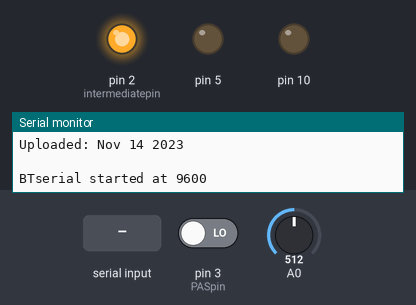
A sketch run on a simulated Arduino Uno, built with avr-gcc and run on an emulated ATmega328P. Parts: output pins drawn as LEDs (lit = HIGH), the last lines printed to the serial monitor. The test bench sets the inputs (shaded band); at power-on: A0 = 512, pin 3 (PASpin) LOW.

Above: at 1.2 s.
1.3 s: "i" received over the second serial link
At 2.2 s:
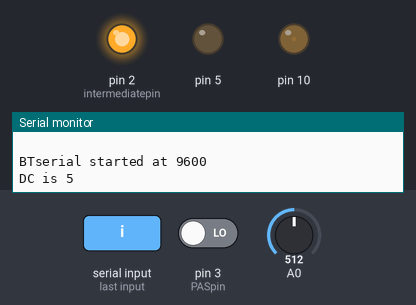
2.8 s: A0 set to 46
4.3 s: A0 set to 38
At 5.5 s:
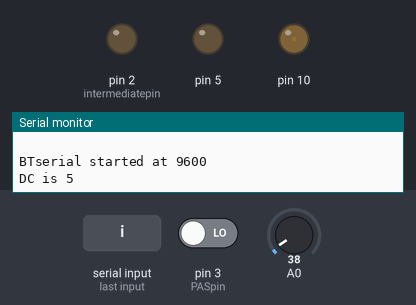
5.8 s: "s" received over the second serial link
At 6.9 s:
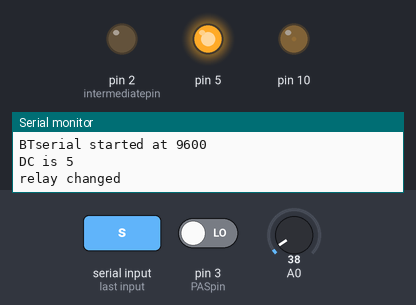
7.3 s: "d" received over the second serial link
At 8.0 s:
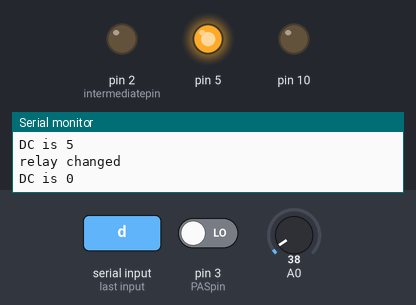
8.8 s: A0 set to 122
At 9.2 s:
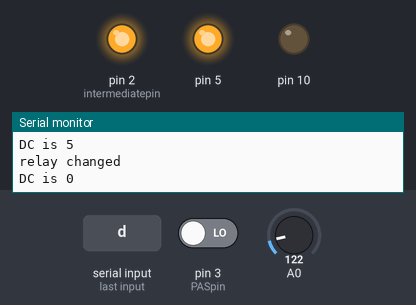
Timing chart, 0 to 11.3 s (numbered marks = the images above; inputs shaded):
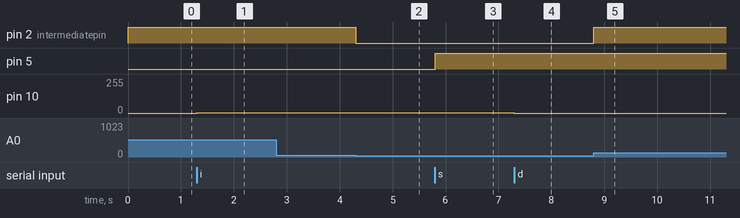

Measured:
- the behaviour switches between 41 and 40 on A0 (found by bisection; images 1 and 2)
- after the input at 1.3 s, pin 10: 0/255 → 1/255 at once
- after the input at 2.8 s, every drawn part: stays the same
- after the input at 4.3 s, pin 2 (intermediatepin): HIGH → LOW at once
- after the input at 5.8 s, pin 5: LOW → HIGH at once
- after the input at 7.3 s, pin 10: 1/255 → 0/255 at once
- after the input at 8.8 s, pin 2 (intermediatepin): LOW → HIGH at once

The sketch:

main.ino
```cpp
//PWM lib (uses pin 9 and 10)
#include <TimerOne.h>

//BLE lib
#include <SoftwareSerial.h>
SoftwareSerial HM10(8, 7);


// Pin setup
// D5 is and output pin for the relay - HIGH is on, LOW is off
// D7 goes to a Voltage divider to get 3.3V then RXD on the HM-10
// D8 goes directly to TXD on HM-10
// D10 PWM

char c = ' ';
boolean NL = true;

char appData;
String inData = "";

int speed = 0;
int DC = 0;
bool relay = false;


// PAS setup
const int PASpin = 3;  // Replace with the appropriate pin number
const int intermediatepin = 2;

volatile unsigned long pulseStartTime = 0;
volatile unsigned long prevpulseStartTime = 0;
volatile unsigned long pulseEndTime = 0;
volatile boolean pulseDetected = false;
unsigned long pulseDuration = 0;

const int lowPWMValue = 50;    // (.835 V)
const int highPWMValue = 200;  // (3.64V)


void setup() {
  // BLE setup
  Serial.begin(9600);
  Serial.print("Sketch:   ");
  Serial.println(__FILE__);
  Serial.print("Uploaded: ");
  Serial.println(__DATE__);
  Serial.println(" ");

  HM10.begin(9600);
  Serial.println("BTserial started at 9600");

  // Emergency stop
  pinMode(5, OUTPUT);

  //PWM
  pinMode(10, OUTPUT);
  // Needs testing, but should use 20kHz instead of 100kHz
  Timer1.initialize(50);  // Frequency, 100us = 10khz, 10 >>>------> 100KHz

  // PAS pin init
  pinMode(A0, INPUT);
  pinMode(intermediatepin, OUTPUT);

  pinMode(PASpin, INPUT);
  attachInterrupt(digitalPinToInterrupt(PASpin), handleInterrupt, RISING);
  // Serial.begin(9600);
}


void loop() {

  bool currval = an2dig();

  if (pulseDetected) {
    //unsigned long pulseEndTime = micros();
    unsigned long pulseDuration = pulseStartTime - prevpulseStartTime;

    unsigned long frequencyx1000 = 1000000000.0 / (12.000 * pulseDuration);  // Calculate frequency in Hz
    Serial.print("\nFreq: ");
    Serial.println(frequencyx1000);

    int mappedValue = map(frequencyx1000, 0, 2000, highPWMValue, lowPWMValue);  // Map frequency to 0-100 range
    if (mappedValue < lowPWMValue) {
      mappedValue = lowPWMValue;
    }

    Serial.print("Mapped value: ");
    Serial.println(mappedValue);

    prevpulseStartTime = pulseStartTime;
    pulseDetected = false;
  }


  // Read from the Bluetooth module and send to the Arduino Serial Monitor
  HM10.listen();  // listen the HM10 port

  while (HM10.available() > 0) {  // if HM10 sends something then read
    appData = HM10.read();
    inData = String(appData);  // save the data in string format
    //    Serial.write(appData);
    // Change the duty cycle according to input
    if (inData == "i") {
      DC += 5;
      Timer1.pwm(10, DC);  // change DC on pin 10
      Serial.println("DC is " + String(DC));
    }
    if (inData == "d") {
      DC -= 5;
      Timer1.pwm(10, DC);  // change DC on pin 10
      Serial.println("DC is " + String(DC));
    }
    if (inData == "s") {
      relay = !relay;
      if (relay) {
        digitalWrite(5, HIGH);
      } else {
        digitalWrite(5, LOW);
      }
      Serial.println("relay changed");
    }

    // Change the duty cycle, this is mainly for debugging and testing
    if (inData == "[") {
      String temp = "";
      while (inData != "]") {
        appData = HM10.read();
        inData = String(appData);  // save the data in string format
        temp += inData;
      }
      DC = temp.toInt();
      Timer1.pwm(10, DC);  // change DC on pin 10
      Serial.println("DC is " + String(DC));
    }
  }


  // Read from the Serial Monitor and send to the Bluetooth module
  if (Serial.available()) {  // Read user input if available.
    // delay(10);
    HM10.write(Serial.read());
  }


  if (speed > 25) {
    speed = 0;
  } else {
    speed++;
  }

  char buffer[10];
  itoa(speed, buffer, 10);
  const char* stringValue = buffer;
  HM10.println(stringValue);
  //      BTserial.print("8,");
  //      Serial.println("sent");
  // delay(100);
}

void handleInterrupt() {

  pulseStartTime = micros();
  pulseDetected = true;
}

bool an2dig() {
  int value = analogRead(A0);
  bool pasval = (value > 40);
  digitalWrite(intermediatepin, pasval);

  return pasval;
}
```
